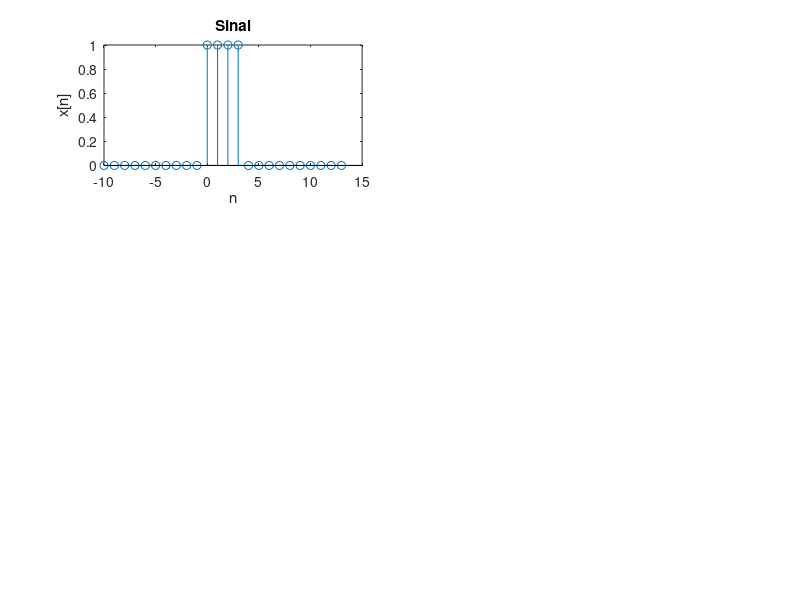

This figure's MATLAB source: (Note: this script raises an error after producing the figure.)
T=4; % Tamanho do pulso retangular
t=-10:1:13; % Instante de tempo considerado
x=rectpuls(t-T/2,T); % Geração do pulso

subplot(3,2,1);
stem(t, x);
title('Sinal');
xlabel('n');
ylabel('x[n]')
% Cálculo da DFT
N=20000; % N >> n p/ aproximar da DFT da DTFT
X_dft= dft(x, N);


subplot(3,2,3);
omega = linspace(-2*pi, 2*pi, 2*N);
X_dtft = [conj(X_dft) X_dft];
plot(omega,abs(X_dtft));
title('Magnitude do sinal de -2\pi até 2\pi');
xlabel('\Omega (rad)');
ylabel('|X(e^{j\Omega})|');

subplot(3,2,4);
arg_dtft = angle(X_dtft);
plot(omega, arg_dtft);
title('Fase do sinal de -2\pi até 2\pi');
xlabel('\Omega (rad)');
ylabel('arg(X(e^{j\Omega})');